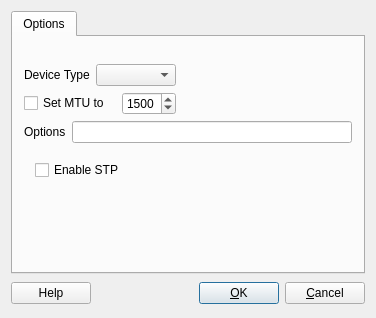
<?xml version="1.0" encoding="UTF-8"?>
<ui version="4.0">
 <class>bsdIfaceOptsDialog_q</class>
 <widget class="QDialog" name="bsdIfaceOptsDialog_q">
  <property name="geometry">
   <rect>
    <x>0</x>
    <y>0</y>
    <width>376</width>
    <height>318</height>
   </rect>
  </property>
  <property name="windowTitle">
   <string>BSD: interface settings</string>
  </property>
  <layout class="QGridLayout">
   <item row="1" column="0">
    <layout class="QHBoxLayout">
     <item>
      <widget class="QPushButton" name="buttonHelp">
       <property name="text">
        <string>Help</string>
       </property>
      </widget>
     </item>
     <item>
      <spacer>
       <property name="orientation">
        <enum>Qt::Horizontal</enum>
       </property>
       <property name="sizeType">
        <enum>QSizePolicy::Expanding</enum>
       </property>
       <property name="sizeHint" stdset="0">
        <size>
         <width>151</width>
         <height>27</height>
        </size>
       </property>
      </spacer>
     </item>
     <item>
      <widget class="QPushButton" name="buttonOk">
       <property name="text">
        <string>&amp;OK</string>
       </property>
       <property name="shortcut">
        <string/>
       </property>
       <property name="autoDefault">
        <bool>true</bool>
       </property>
       <property name="default">
        <bool>true</bool>
       </property>
      </widget>
     </item>
     <item>
      <widget class="QPushButton" name="buttonCancel">
       <property name="text">
        <string>&amp;Cancel</string>
       </property>
       <property name="shortcut">
        <string/>
       </property>
       <property name="autoDefault">
        <bool>true</bool>
       </property>
      </widget>
     </item>
    </layout>
   </item>
   <item row="0" column="0">
    <widget class="QTabWidget" name="tabWidget">
     <property name="tabShape">
      <enum>QTabWidget::Rounded</enum>
     </property>
     <property name="currentIndex">
      <number>0</number>
     </property>
     <widget class="QWidget" name="tab">
      <attribute name="icon">
       <iconset>
        <normaloff>:/Icons/Options</normaloff>:/Icons/Options</iconset>
      </attribute>
      <attribute name="title">
       <string>Options</string>
      </attribute>
      <layout class="QGridLayout" name="bsdIface_gridLayout">
       <item row="0" column="2">
        <spacer>
         <property name="orientation">
          <enum>Qt::Vertical</enum>
         </property>
         <property name="sizeType">
          <enum>QSizePolicy::Fixed</enum>
         </property>
         <property name="sizeHint" stdset="0">
          <size>
           <width>20</width>
           <height>16</height>
          </size>
         </property>
        </spacer>
       </item>
       <item row="1" column="0" colspan="2">
        <widget class="QLabel" name="iface_type_label">
         <property name="layoutDirection">
          <enum>Qt::RightToLeft</enum>
         </property>
         <property name="text">
          <string>Device Type</string>
         </property>
        </widget>
       </item>
       <item row="1" column="2" colspan="2">
        <widget class="QComboBox" name="iface_type"/>
       </item>
       <item row="1" column="4">
        <spacer>
         <property name="orientation">
          <enum>Qt::Horizontal</enum>
         </property>
         <property name="sizeHint" stdset="0">
          <size>
           <width>40</width>
           <height>20</height>
          </size>
         </property>
        </spacer>
       </item>
       <item row="2" column="0" colspan="3">
        <widget class="QCheckBox" name="iface_configure_mtu">
         <property name="text">
          <string>Set MTU to</string>
         </property>
        </widget>
       </item>
       <item row="2" column="3">
        <widget class="QSpinBox" name="iface_mtu">
         <property name="minimum">
          <number>1</number>
         </property>
         <property name="maximum">
          <number>9000</number>
         </property>
         <property name="value">
          <number>1500</number>
         </property>
        </widget>
       </item>
       <item row="2" column="4">
        <spacer name="horizontalSpacer_2">
         <property name="orientation">
          <enum>Qt::Horizontal</enum>
         </property>
         <property name="sizeHint" stdset="0">
          <size>
           <width>147</width>
           <height>20</height>
          </size>
         </property>
        </spacer>
       </item>
       <item row="3" column="0">
        <widget class="QLabel" name="label_2">
         <property name="layoutDirection">
          <enum>Qt::RightToLeft</enum>
         </property>
         <property name="text">
          <string>Options</string>
         </property>
        </widget>
       </item>
       <item row="3" column="1" colspan="4">
        <widget class="QLineEdit" name="iface_options">
         <property name="toolTip">
          <string>additional arguments for ifconfig</string>
         </property>
        </widget>
       </item>
       <item row="4" column="0" colspan="5">
        <widget class="QStackedWidget" name="options_stack">
         <property name="sizePolicy">
          <sizepolicy hsizetype="Preferred" vsizetype="Expanding">
           <horstretch>0</horstretch>
           <verstretch>0</verstretch>
          </sizepolicy>
         </property>
         <property name="currentIndex">
          <number>3</number>
         </property>
         <widget class="QWidget" name="page"/>
         <widget class="QWidget" name="page_ethernet"/>
         <widget class="QWidget" name="page_vlan">
          <layout class="QGridLayout" name="bsdIface_gridLayout_106">
           <item row="0" column="0">
            <widget class="QLabel" name="vlan_label">
             <property name="enabled">
              <bool>true</bool>
             </property>
             <property name="layoutDirection">
              <enum>Qt::RightToLeft</enum>
             </property>
             <property name="text">
              <string>VLAN ID</string>
             </property>
            </widget>
           </item>
           <item row="0" column="1">
            <widget class="QSpinBox" name="vlan_id">
             <property name="maximum">
              <number>4095</number>
             </property>
            </widget>
           </item>
           <item row="0" column="2">
            <spacer name="horizontalSpacer">
             <property name="orientation">
              <enum>Qt::Horizontal</enum>
             </property>
             <property name="sizeHint" stdset="0">
              <size>
               <width>140</width>
               <height>20</height>
              </size>
             </property>
            </spacer>
           </item>
           <item row="1" column="1">
            <spacer name="verticalSpacer_2">
             <property name="orientation">
              <enum>Qt::Vertical</enum>
             </property>
             <property name="sizeHint" stdset="0">
              <size>
               <width>20</width>
               <height>43</height>
              </size>
             </property>
            </spacer>
           </item>
          </layout>
         </widget>
         <widget class="QWidget" name="page_bridge">
          <layout class="QGridLayout" name="bsdIface_gridLayout_4">
           <item row="0" column="0">
            <widget class="QCheckBox" name="enable_stp">
             <property name="text">
              <string>Enable STP</string>
             </property>
            </widget>
           </item>
           <item row="1" column="0">
            <spacer name="verticalSpacer">
             <property name="orientation">
              <enum>Qt::Vertical</enum>
             </property>
             <property name="sizeHint" stdset="0">
              <size>
               <width>20</width>
               <height>173</height>
              </size>
             </property>
            </spacer>
           </item>
          </layout>
         </widget>
        </widget>
       </item>
       <item row="5" column="0">
        <spacer>
         <property name="orientation">
          <enum>Qt::Vertical</enum>
         </property>
         <property name="sizeHint" stdset="0">
          <size>
           <width>20</width>
           <height>40</height>
          </size>
         </property>
        </spacer>
       </item>
      </layout>
     </widget>
    </widget>
   </item>
  </layout>
 </widget>
 <layoutdefault spacing="6" margin="11"/>
 <tabstops>
  <tabstop>buttonOk</tabstop>
  <tabstop>buttonCancel</tabstop>
  <tabstop>tabWidget</tabstop>
 </tabstops>
 <resources>
  <include location="MainRes.qrc"/>
 </resources>
 <connections>
  <connection>
   <sender>buttonOk</sender>
   <signal>clicked()</signal>
   <receiver>bsdIfaceOptsDialog_q</receiver>
   <slot>accept()</slot>
   <hints>
    <hint type="sourcelabel">
     <x>316</x>
     <y>472</y>
    </hint>
    <hint type="destinationlabel">
     <x>20</x>
     <y>20</y>
    </hint>
   </hints>
  </connection>
  <connection>
   <sender>buttonCancel</sender>
   <signal>clicked()</signal>
   <receiver>bsdIfaceOptsDialog_q</receiver>
   <slot>reject()</slot>
   <hints>
    <hint type="sourcelabel">
     <x>397</x>
     <y>472</y>
    </hint>
    <hint type="destinationlabel">
     <x>20</x>
     <y>20</y>
    </hint>
   </hints>
  </connection>
  <connection>
   <sender>buttonHelp</sender>
   <signal>clicked()</signal>
   <receiver>bsdIfaceOptsDialog_q</receiver>
   <slot>help()</slot>
   <hints>
    <hint type="sourcelabel">
     <x>68</x>
     <y>464</y>
    </hint>
    <hint type="destinationlabel">
     <x>231</x>
     <y>245</y>
    </hint>
   </hints>
  </connection>
  <connection>
   <sender>iface_type</sender>
   <signal>currentIndexChanged(QString)</signal>
   <receiver>bsdIfaceOptsDialog_q</receiver>
   <slot>typeChanged(QString)</slot>
   <hints>
    <hint type="sourcelabel">
     <x>287</x>
     <y>196</y>
    </hint>
    <hint type="destinationlabel">
     <x>286</x>
     <y>261</y>
    </hint>
   </hints>
  </connection>
 </connections>
 <slots>
  <slot>typeChanged(QString)</slot>
 </slots>
</ui>
